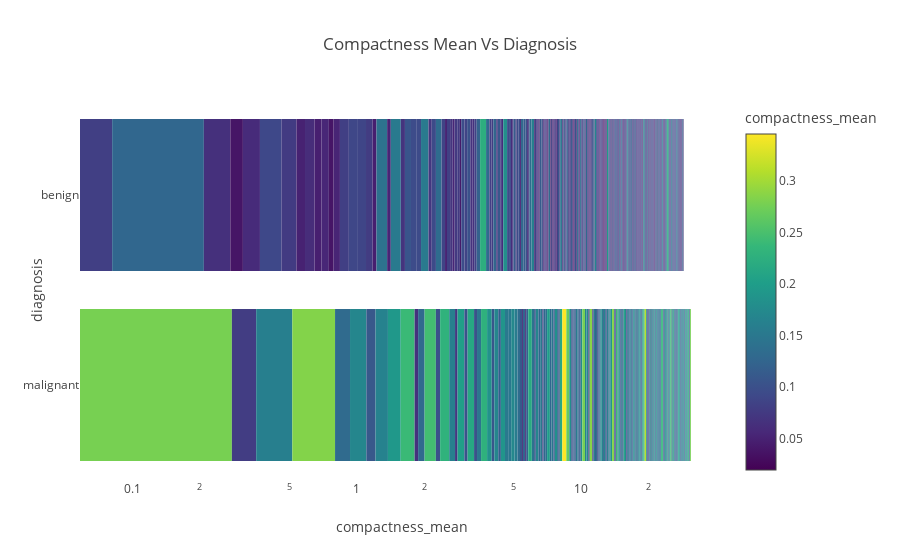

The code cell stored with this chart in its notebook:
### Code cell
for template in ["none"]:
    fig = px.bar(Df,
                     x="compactness_mean", 
                     y="diagnosis", 
                     color="compactness_mean",
                     log_x=True, 
                     template=template, 
                     title="Compactness Mean Vs Diagnosis")
    fig.update_xaxes(showgrid=False)
    fig.update_yaxes(showgrid=False)
    fig.update_layout({'plot_bgcolor': 'rgba(0, 0, 0, 0)','paper_bgcolor': 'rgba(0, 0, 0, 0)'})
    fig.show()

### Figure 1 — Plotly figure (JSON) as saved in the notebook; plotly's stock layout.template omitted (floating-point values rounded to 4 significant figures; data arrays with more than 128 entries replaced by an {"elided": "..."} marker saying what was removed)
{"data": [{"alignmentgroup": "True", "hovertemplate": "compactness_mean=%{marker.color}<br>diagnosis=%{y}<extra></extra>", "legendgroup": "", "marker": {"color": {"elided": "569 float values"}, "coloraxis": "coloraxis", "pattern": {"shape": ""}}, "name": "", "offsetgroup": "", "orientation": "h", "showlegend": false, "textposition": "auto", "type": "bar", "x": {"elided": "569 float values"}, "xaxis": "x", "y": {"elided": "569 str values"}, "yaxis": "y"}], "layout": {"barmode": "relative", "coloraxis": {"colorbar": {"title": {"text": "compactness_mean"}}, "colorscale": [[0, "#440154"], [0.1111, "#482878"], [0.2222, "#3e4989"], [0.3333, "#31688e"], [0.4444, "#26828e"], [0.5556, "#1f9e89"], [0.6667, "#35b779"], [0.7778, "#6ece58"], [0.8889, "#b5de2b"], [1, "#fde725"]]}, "legend": {"tracegroupgap": 0}, "paper_bgcolor": "rgba(0, 0, 0, 0)", "plot_bgcolor": "rgba(0, 0, 0, 0)", "title": {"text": "Compactness Mean Vs Diagnosis"}, "xaxis": {"anchor": "y", "domain": [0, 1], "showgrid": false, "title": {"text": "compactness_mean"}, "type": "log"}, "yaxis": {"anchor": "x", "domain": [0, 1], "showgrid": false, "title": {"text": "diagnosis"}}}}
